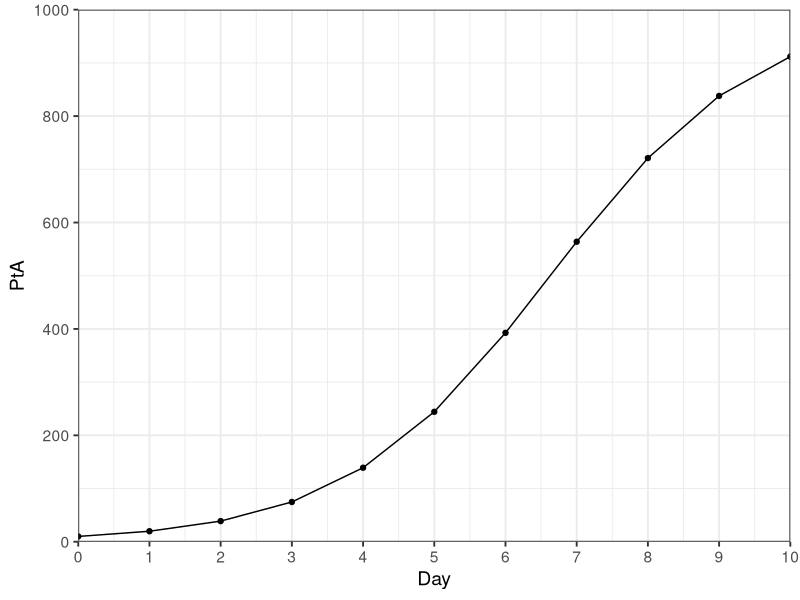
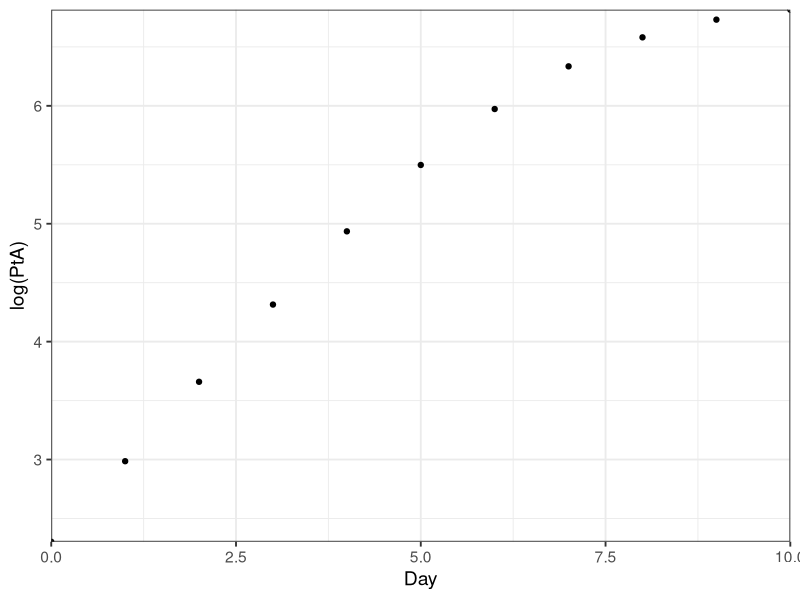
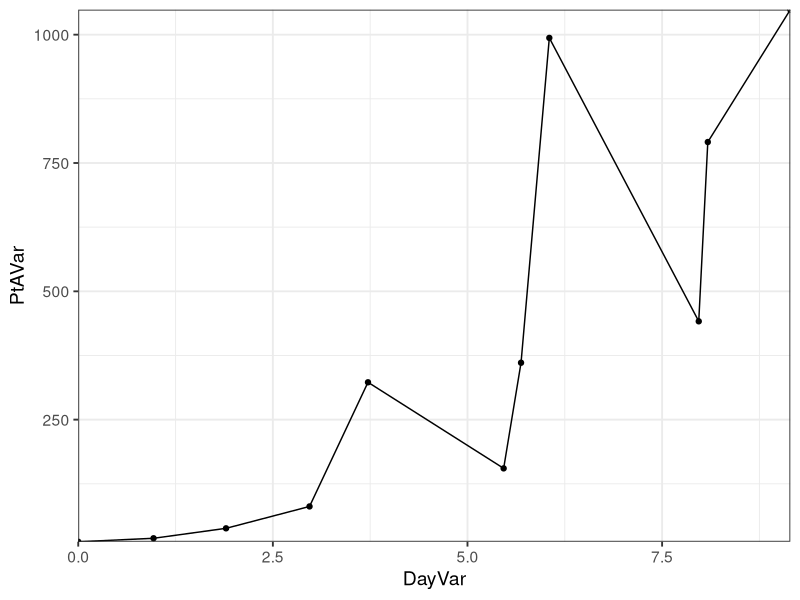
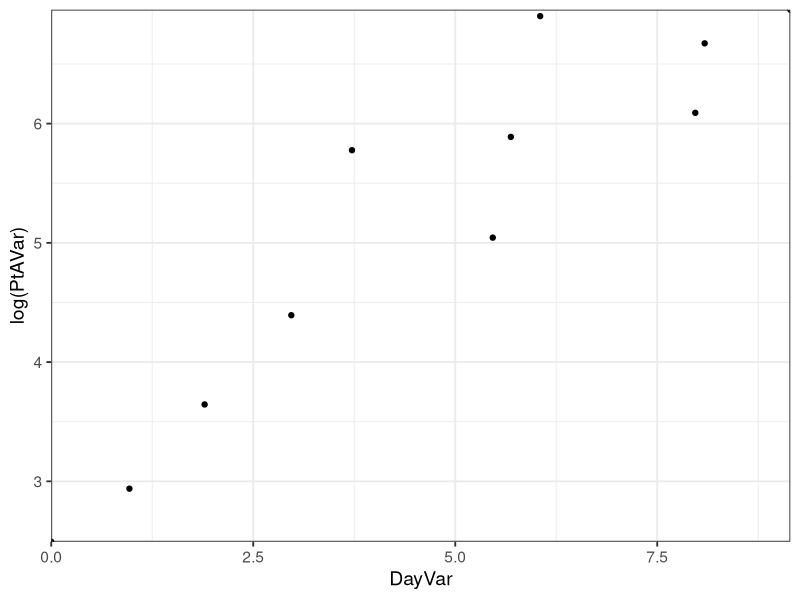
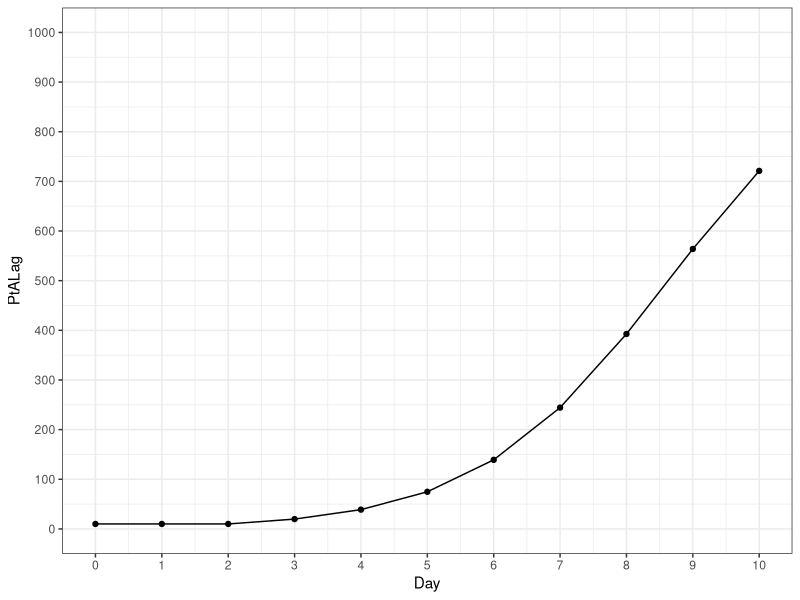
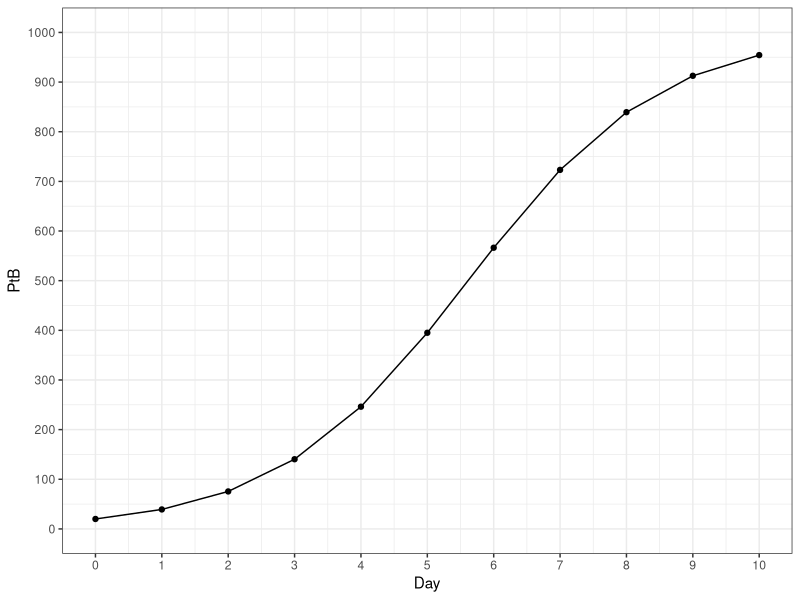
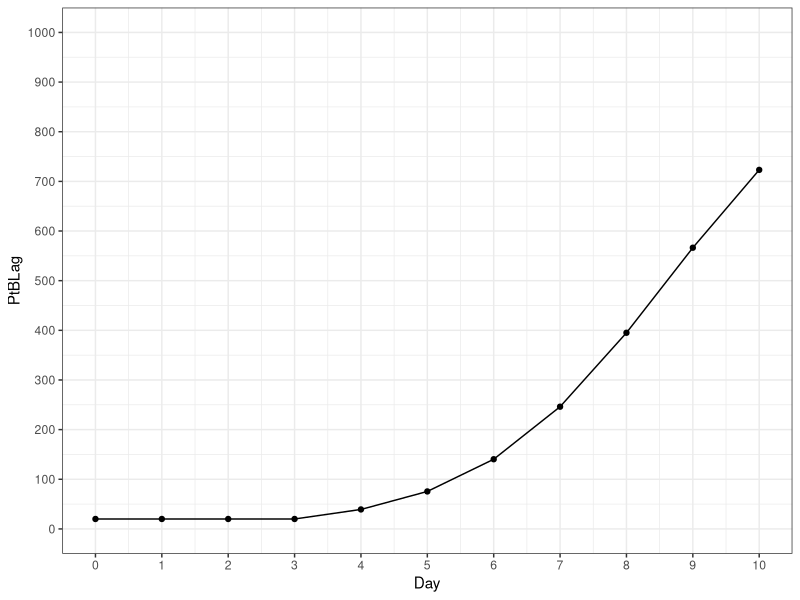
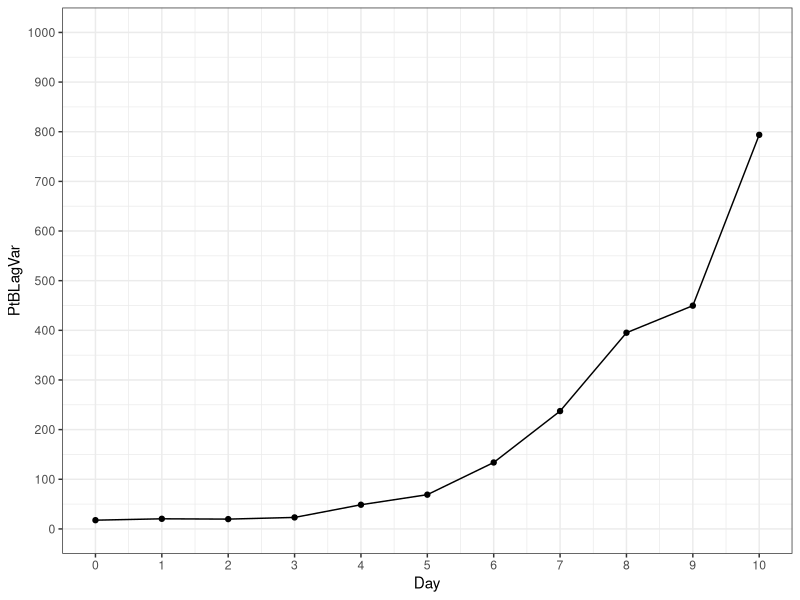

Generate these figures, in order, with R:
## ---- chunk 1
library(tidyverse)
## ---- chunk 2
PA0 <- 10
PAMax <- 1000
PAmu <- log(2)
PAlag <- 2

PB0 <- 20
PBMax <- 1000
PBmu <- log(2)
PBlag <- 3

GrowthData <- tibble(Day = c(0,1,2,3,4,5,6,7,8,9,10))

GrowthData <- GrowthData %>%
  mutate(PtA = (PAMax * (PA0*exp(Day*PAmu))) /(PAMax + (PA0 * (exp(PAmu * Day) - 1)))) %>%
  mutate(PtALag = if_else(Day < PAlag, PA0, (PAMax * (PA0*exp((Day-PAlag)*PAmu))) /(PAMax + (PA0 * (exp(PAmu * (Day-PAlag)) - 1))))) %>%
  mutate(PtB = (PBMax * (PB0*exp(Day*PBmu))) /(PBMax + (PB0 * (exp(PBmu * Day) - 1)))) %>%
  mutate(PtBLag = if_else(Day < PBlag, PB0, (PBMax * (PB0*exp((Day-PBlag)*PBmu))) /(PBMax + (PB0 * (exp(PBmu * (Day-PBlag)) - 1))))) |>
  mutate(DayVar = rnorm(n = length(Day), mean = Day, sd = Day *0.2),
    PtAVar = rnorm(n = length(PtA), mean = PtA, sd = PtA *0.2),
    PtBLagVar = rnorm(n = length(PtBLag), mean = PtBLag, sd = PtBLag *0.1))
## ---- chunk 3
GrowthData %>%
  ggplot() +
  geom_point(aes(x = Day, y = PtA)) +
  geom_line(aes(x = Day, y = PtA)) +
  scale_x_continuous(expand = c(0,0), limits = c(0,max(GrowthData$Day)), breaks = round(seq(0,10))) +
  scale_y_continuous(expand = c(0,0), limits = c(0,PAMax), breaks = seq(from=min(0),
              to=max(PAMax), by = 200)) + 
   theme_bw(base_size = 14)

ggsave(
  "PtAPlot.png",
  plot = last_plot(),
  path = file.path("Plots")
)

GrowthData %>%
  ggplot() +
  geom_point(aes(x = Day, y = log(PtA))) +
  #geom_smooth(aes(x = DayVar, y = log(PtA)), method = "lm") +
  #geom_smooth(data = subset(GrowthData, DayVar <= 4), aes(x = DayVar, y = log(PtA)), method = "lm") +
  scale_x_continuous(expand = c(0,0)) +
  scale_y_continuous(expand = c(0,0)) + 
  theme_bw(base_size = 14)

ggsave(
  "logPtAPlot.png",
  plot = last_plot(),
  path = file.path("Plots")
)

GrowthData %>%
  ggplot() +
  geom_point(aes(x = DayVar, y = PtAVar)) +
  geom_line(aes(x = DayVar, y = PtAVar)) +
  scale_x_continuous(expand = c(0,0)) +
  scale_y_continuous(expand = c(0,0)) + 
  theme_bw(base_size = 14)

ggsave(
  "PtAVarPlot.png",
  plot = last_plot(),
  path = file.path("Plots")
)

GrowthData %>%
  ggplot() +
  geom_point(aes(x = DayVar, y = log(PtAVar))) +
  #geom_smooth(aes(x = DayVar, y = log(PtAVar)), method = "lm") +
  scale_x_continuous(expand = c(0,0)) +
  scale_y_continuous(expand = c(0,0)) + 
  theme_bw(base_size = 14)

ggsave(
  "logPtAVarPlot.png",
  plot = last_plot(),
  path = file.path("Plots")
)
## ---- chunk 4
GrowthData %>%
  ggplot() +
  geom_point(aes(x = Day, y = PtALag)) +
  geom_line(aes(x = Day, y = PtALag)) +
  scale_x_continuous(limits = c(0,max(GrowthData$Day)), breaks = round(seq(0,10))) +
  scale_y_continuous(limits = c(0,PAMax), breaks = seq(from=min(0),
              to=max(PAMax), by = 100)) + 
  theme_bw()

## ---- chunk 5
GrowthData %>%
  ggplot() +
  geom_point(aes(x = Day, y = PtB)) +
  geom_line(aes(x = Day, y = PtB)) +
  scale_x_continuous(limits = c(0,max(GrowthData$Day)), breaks = round(seq(0,10))) +
  scale_y_continuous(limits = c(0,PBMax), breaks = seq(from=min(0),
              to=max(PBMax), by = 100)) + 
  theme_bw()

## ---- chunk 6
GrowthData %>%
  ggplot() +
  geom_point(aes(x = Day, y = PtBLag)) +
  geom_line(aes(x = Day, y = PtBLag)) +
  scale_x_continuous(limits = c(0,max(GrowthData$Day)), breaks = round(seq(0,10))) +
  scale_y_continuous(limits = c(0,PBMax), breaks = seq(from=min(0),
              to=max(PBMax), by = 100)) + 
  theme_bw()

## ---- chunk 7
GrowthData %>%
  ggplot() +
  geom_point(aes(x = Day, y = PtBLagVar)) +
  geom_line(aes(x = Day, y = PtBLagVar)) +
  scale_x_continuous(limits = c(0,max(GrowthData$Day)), breaks = round(seq(0,10))) +
  scale_y_continuous(limits = c(0,PBMax), breaks = seq(from=min(0),
              to=max(PBMax), by = 100)) + 
  theme_bw()

ggsave(
  "PtBLagVarPlot.png",
  plot = last_plot(),
  path = file.path("Plots")
)

## ---- chunk 8
GrowthData %>%
  ggplot() +
  geom_point(aes(x = Day, y = log(PtBLagVar))) +
  geom_line(aes(x = Day, y = log(PtBLagVar))) +
  scale_x_continuous(limits = c(0,max(GrowthData$Day)), breaks = round(seq(0,10))) +
  #scale_y_continuous(limits = c(0,PBMax), breaks = seq(from=min(0),
             # to=max(PBMax), by = 100)) + 
  theme_bw()


ggsave(
  "logPtBVarPlot.png",
  plot = last_plot(),
  path = file.path("Plots")
)
